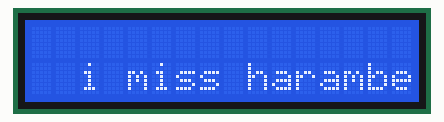
Recording of a sketch running on a simulated Arduino Uno, built with avr-gcc and run on an emulated ATmega328P. Shown: 16×2 character LCD.

Above: at 0.1 s.
At 1.1 s:
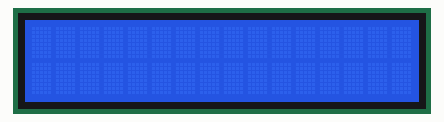
At 2.1 s:
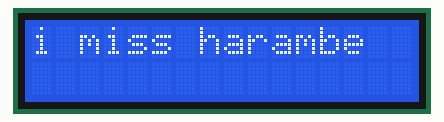

Measured:
- what the display in image 1 shows lasts 1.0 s, from 1.1 s to 2.1 s

The sketch:

LCDPotentiometer.ino
```cpp
// https://www.youtube.com/watch?v=Mr9FQKcrGpA

#include <LiquidCrystal.h>

LiquidCrystal lcd(12, 11, 5, 4, 3, 2);

//
void setup() {
  lcd.begin(16, 2);
  lcd.setCursor(2, 1);

}

// looping with text, cursor, blinking-scrolling, etc.
void loop() {
  lcd.print("i miss harambe");
  delay(1000);
  lcd.clear();
  delay(1000);
}
```
